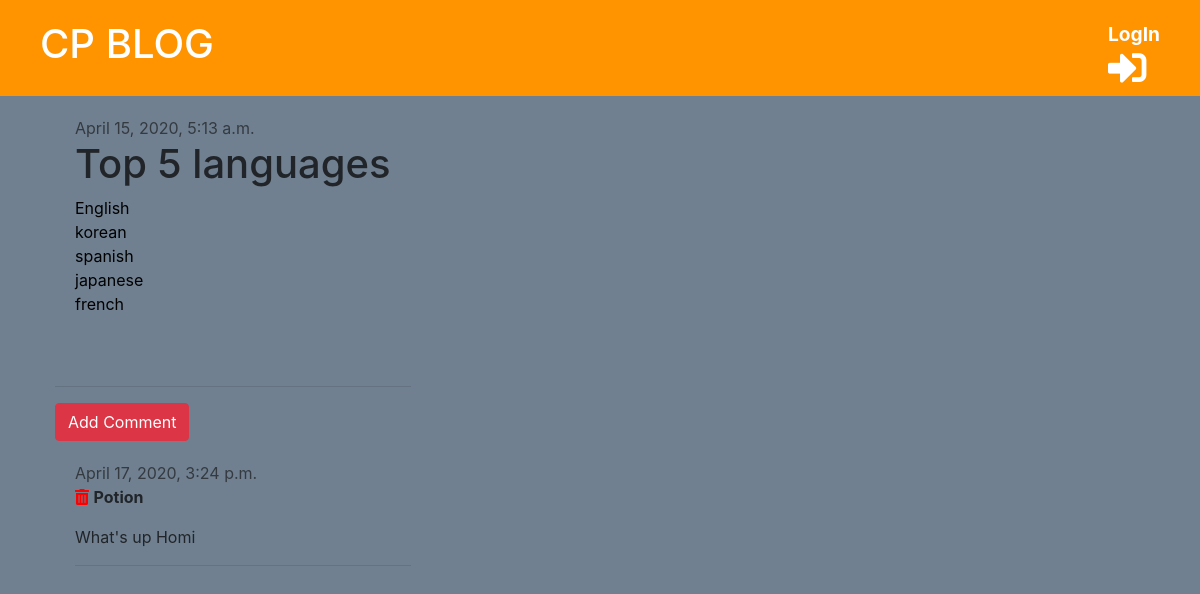
The app's page /post/2/ with its own data.
### blog/models.py (models this page shows, shortened)
class Post(models.Model):
    author = models.ForeignKey('auth.User', on_delete=models.CASCADE)
    title = models.CharField(max_length=255)
    text = models.TextField()
    created_date = models.DateTimeField(default=timezone.now)
    published_date = models.DateTimeField(blank=True, null=True)

class Comment(models.Model):
    post = models.ForeignKey(
        'blog.Post',
        on_delete=models.CASCADE,
        related_name='comments',
        related_query_name='comment'
    )
    author = models.CharField(max_length=200)
    text = models.TextField()
    created_date = models.DateTimeField(default=timezone.now)

### blog/views.py (the view)
# urls.py: path('post/<int:pk>/', views.detail_view, name='post_detail'),
def detail_view(request, pk):
    post = get_object_or_404(Post, pk=pk)
    stuff_for_frontend = {'post': post}
    return render(request, 'blog/post_detail.html', stuff_for_frontend)

### blog/templates/blog/post_detail.html (shortened to what this page needs)
{% extends 'blog/base.html' %}
{% block content %}
    <div class="post">
        {% if post.published_date %}
        <div class="date">
            {{ post.published_date }}
        </div>
        {% else %}
        <a href="{% url 'blog:post_publish' pk=post.pk %}" class="btn btn-primary">Publish</a>
        {% endif %}
        <h1>{{ post.title }}</h1>
        <p>{{ post.text|linebreaksbr }}</p>
    </div>
    <hr>
    <a href="{% url 'blog:add_comment' pk=post.pk %}" class="btn btn-danger">Add Comment</a>
    {% for comment in post.comments.all %}
    <div class="comment">
        <div class="date">
            {{ comment.created_date }}
        </div>
        <p>
            <a href="{% url 'blog:remove_comment' pk=comment.pk %}"><i class="fas fa-trash-alt" style="color: red;"></i></a>
            <strong>{{ comment.author }}</strong>
        </p>
        <p>{{ comment.text }}</p>
        <hr>
    </div>
    {% empty %}
     <p> No comments yet ...</p>
    {% endfor %}
{% endblock %}

### blog/static/css/blog.css (style rules this page uses)
body { background-color: slategrey; }
.date { color: #343a40; }
.post { margin: 20px; margin-bottom: 70px; }
.post p, .post a { color: black; }
.comment { margin: 20px 0px 20px 20px; }

### records on screen
Post: published_date "April 15, 2020, 5:13 a.m.", title "Top 5 languages", text "English korean spanish japanese french"
Comment: created_date "April 17, 2020, 3:24 p.m.", author "Potion", text "What's up Homi"
